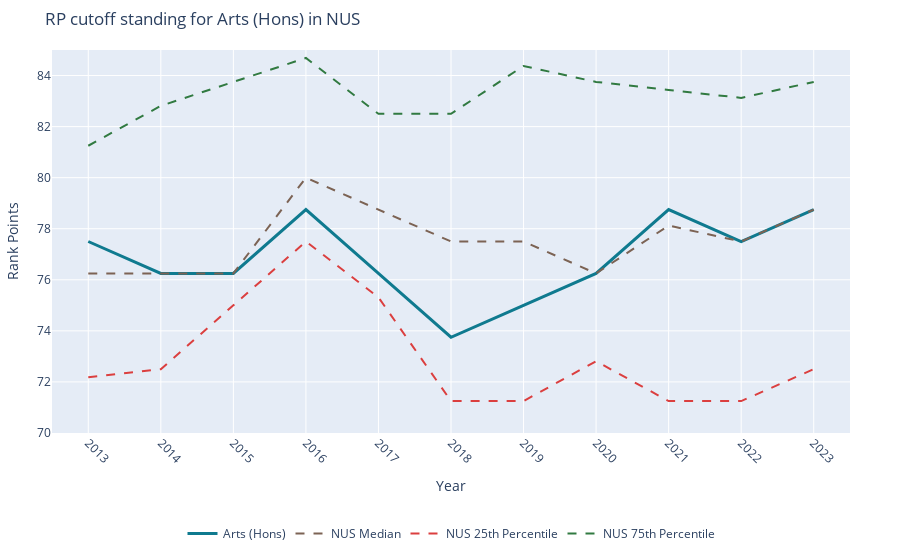

Source (notebook cell):
### Markdown cell above
# Admission (RP)

### Code cell
# Extracting data for the selected course and the university's aggregation rows
course_data = input_df[(input_df['course'] == selected_course) & (input_df['uni'] == selected_uni)]
agg_data = input_df[(input_df['summary_row'] == 1) & (input_df['uni'] == selected_uni)]

# Creating the plot
fig = go.Figure()

# Adding line for the selected course
fig.add_trace(go.Scatter(
    x=course_data['year'], y=course_data['RP'],
    mode='lines', name=f"{selected_course}",
    line=dict(color='#0F7A8F', width=3, shape='linear')
))

# Colormapping. Will cycle 
agg_col_map = ['#7c6354', '#DB3F3F', '#317A41', '#222323', '#011638']
# Adding lines for the aggregation row
for idx, agg_row in enumerate(agg_data['course'].unique()):
    agg_row_data = agg_data[agg_data['course'] == agg_row]
    fig.add_trace(go.Scatter(
        x=agg_row_data['year'], y=agg_row_data['RP'],
        mode='lines', name=agg_row,
        line=dict(color= agg_col_map[idx%(len(agg_col_map)-1)], width=2, dash='dash'),
        opacity=1
    ))

# Lower RP limit rounded down to the nearest 5
min_rp = min(course_data.RP.min(), agg_data.RP.min())
min_rp_limit = 5 * (min_rp // 5)

# Adding padding to the X-axis
padding = 0.5
x_min = course_data['year'].min() - padding
x_max = course_data['year'].max() + padding


# Updating layout for the presentation preferences
fig.update_layout(
    title = f"RP cutoff standing for {selected_course} in {selected_uni}", 
    xaxis_title = 'Year', 
    yaxis_title = 'Rank Points', 
    yaxis=dict(range=[min_rp_limit, input_df['RP'].max()]),
    legend=dict(orientation="h", yanchor="bottom", y=-0.3, xanchor="center", x=0.5),
    xaxis=dict(range = [x_min, x_max], tickmode='linear', tick0=course_data['year'].min(), dtick=1),
    margin=dict(l=50, r=50, t=50, b=100), 
    hovermode='x unified'
)

fig.update_xaxes(tickangle=45)
fig.show()

### Figure 1 — Plotly figure (JSON) as saved in the notebook; plotly's stock layout.template omitted (floating-point values rounded to 4 significant figures)
{"data": [{"line": {"color": "#0F7A8F", "shape": "linear", "width": 3}, "mode": "lines", "name": "Arts (Hons)", "type": "scatter", "x": [2013, 2014, 2015, 2016, 2017, 2018, 2019, 2020, 2021, 2022, 2023], "y": [77.5, 76.25, 76.25, 78.75, 76.25, 73.75, 75, 76.25, 78.75, 77.5, 78.75]}, {"line": {"color": "#7c6354", "dash": "dash", "width": 2}, "mode": "lines", "name": "NUS Median", "opacity": 1, "type": "scatter", "x": [2013, 2014, 2015, 2016, 2017, 2018, 2019, 2020, 2021, 2022, 2023], "y": [76.25, 76.25, 76.25, 80, 78.75, 77.5, 77.5, 76.25, 78.12, 77.5, 78.75]}, {"line": {"color": "#DB3F3F", "dash": "dash", "width": 2}, "mode": "lines", "name": "NUS 25th Percentile", "opacity": 1, "type": "scatter", "x": [2013, 2014, 2015, 2016, 2017, 2018, 2019, 2020, 2021, 2022, 2023], "y": [72.19, 72.5, 75, 77.5, 75.31, 71.25, 71.25, 72.81, 71.25, 71.25, 72.5]}, {"line": {"color": "#317A41", "dash": "dash", "width": 2}, "mode": "lines", "name": "NUS 75th Percentile", "opacity": 1, "type": "scatter", "x": [2013, 2014, 2015, 2016, 2017, 2018, 2019, 2020, 2021, 2022, 2023], "y": [81.25, 82.81, 83.75, 84.69, 82.5, 82.5, 84.38, 83.75, 83.44, 83.12, 83.75]}], "layout": {"hovermode": "x unified", "legend": {"orientation": "h", "x": 0.5, "xanchor": "center", "y": -0.3, "yanchor": "bottom"}, "margin": {"b": 100, "l": 50, "r": 50, "t": 50}, "title": {"text": "RP cutoff standing for Arts (Hons) in NUS"}, "xaxis": {"dtick": 1, "range": [2012.0, 2024.0], "tick0": 2013, "tickangle": 45, "tickmode": "linear", "title": {"text": "Year"}}, "yaxis": {"range": [70, 85], "title": {"text": "Rank Points"}}}}
